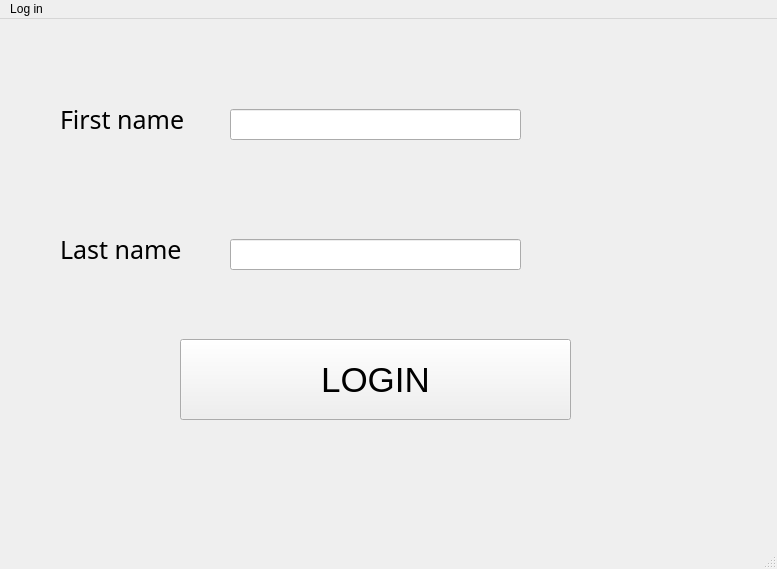
<?xml version="1.0" encoding="UTF-8"?>
<ui version="4.0">
 <class>MainWindow</class>
 <widget class="QMainWindow" name="MainWindow">
  <property name="geometry">
   <rect>
    <x>0</x>
    <y>0</y>
    <width>777</width>
    <height>569</height>
   </rect>
  </property>
  <property name="windowTitle">
   <string>MainWindow</string>
  </property>
  <widget class="QWidget" name="centralwidget">
   <widget class="QLabel" name="first_name_label">
    <property name="geometry">
     <rect>
      <x>60</x>
      <y>90</y>
      <width>171</width>
      <height>21</height>
     </rect>
    </property>
    <property name="font">
     <font>
      <family>MS Gothic</family>
      <pointsize>19</pointsize>
     </font>
    </property>
    <property name="text">
     <string>First name</string>
    </property>
   </widget>
   <widget class="QLineEdit" name="First_name_input">
    <property name="geometry">
     <rect>
      <x>230</x>
      <y>90</y>
      <width>291</width>
      <height>31</height>
     </rect>
    </property>
    <property name="font">
     <font>
      <pointsize>16</pointsize>
     </font>
    </property>
    <property name="styleSheet">
     <string notr="true">z-index: 3;</string>
    </property>
    <property name="text">
     <string/>
    </property>
   </widget>
   <widget class="QLabel" name="Last_name_label">
    <property name="geometry">
     <rect>
      <x>60</x>
      <y>220</y>
      <width>171</width>
      <height>21</height>
     </rect>
    </property>
    <property name="font">
     <font>
      <family>MS Gothic</family>
      <pointsize>19</pointsize>
     </font>
    </property>
    <property name="text">
     <string>Last name</string>
    </property>
   </widget>
   <widget class="QLineEdit" name="last_name_input">
    <property name="geometry">
     <rect>
      <x>230</x>
      <y>220</y>
      <width>291</width>
      <height>31</height>
     </rect>
    </property>
    <property name="font">
     <font>
      <pointsize>16</pointsize>
     </font>
    </property>
    <property name="styleSheet">
     <string notr="true"> setZValue:1;</string>
    </property>
   </widget>
   <widget class="QPushButton" name="login_button">
    <property name="geometry">
     <rect>
      <x>180</x>
      <y>320</y>
      <width>391</width>
      <height>81</height>
     </rect>
    </property>
    <property name="font">
     <font>
      <pointsize>26</pointsize>
     </font>
    </property>
    <property name="text">
     <string>LOGIN</string>
    </property>
    <property name="shortcut">
     <string>Return</string>
    </property>
   </widget>
   <widget class="QLabel" name="policeman">
    <property name="geometry">
     <rect>
      <x>400</x>
      <y>20</y>
      <width>351</width>
      <height>371</height>
     </rect>
    </property>
    <property name="styleSheet">
     <string notr="true"/>
    </property>
    <property name="text">
     <string/>
    </property>
    <property name="pixmap">
     <pixmap>logos/policeman.png</pixmap>
    </property>
    <property name="scaledContents">
     <bool>true</bool>
    </property>
   </widget>
   <zorder>policeman</zorder>
   <zorder>first_name_label</zorder>
   <zorder>First_name_input</zorder>
   <zorder>Last_name_label</zorder>
   <zorder>last_name_input</zorder>
   <zorder>login_button</zorder>
  </widget>
  <widget class="QMenuBar" name="menubar">
   <property name="geometry">
    <rect>
     <x>0</x>
     <y>0</y>
     <width>777</width>
     <height>21</height>
    </rect>
   </property>
   <widget class="QMenu" name="menuLog_in">
    <property name="title">
     <string>Log in</string>
    </property>
    <addaction name="separator"/>
    <addaction name="log_as_admin"/>
    <addaction name="log_as_ticketsman"/>
    <addaction name="log_as_driver"/>
   </widget>
   <addaction name="menuLog_in"/>
  </widget>
  <widget class="QStatusBar" name="statusbar"/>
  <action name="log_as_admin">
   <property name="text">
    <string>Log as Admin</string>
   </property>
  </action>
  <action name="log_as_ticketsman">
   <property name="text">
    <string>Log as Ticketsman</string>
   </property>
  </action>
  <action name="log_as_driver">
   <property name="text">
    <string>Log as Driver</string>
   </property>
  </action>
 </widget>
 <resources/>
 <connections/>
</ui>
